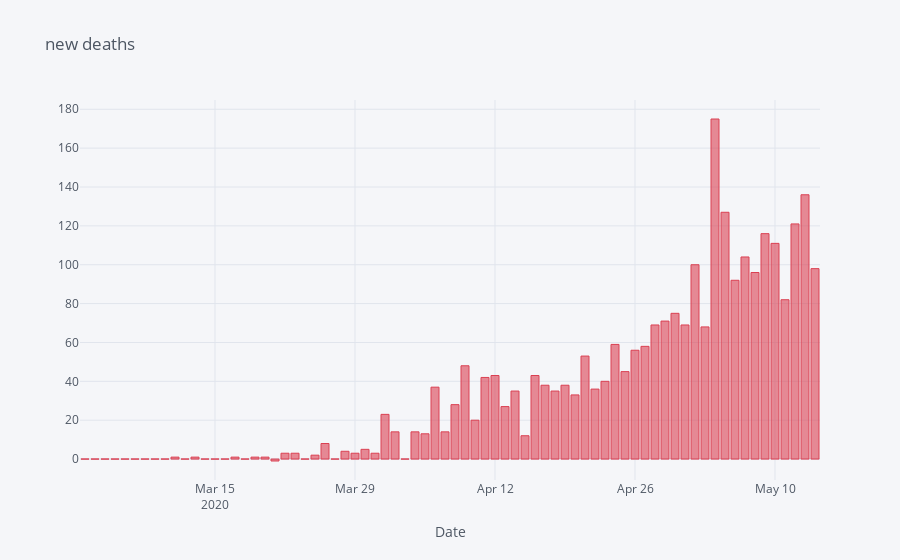

The cell this chart's notebook holds for it:
### Code cell
india_covid.iloc[40:].iplot(x = 'Date', y = 'new_deaths', kind= 'bar', xTitle='Date', title = 'new deaths', color = 'red')

### Figure 1 — Plotly figure (JSON) as saved in the notebook; plotly's stock layout.template omitted (floating-point values rounded to 4 significant figures)
{"data": [{"marker": {"color": "rgba(219, 64, 82, 0.6)", "line": {"color": "rgba(219, 64, 82, 1.0)", "width": 1}}, "name": "new_deaths", "orientation": "v", "text": "", "type": "bar", "x": ["2020-03-02", "2020-03-03", "2020-03-04", "2020-03-05", "2020-03-06", "2020-03-07", "2020-03-08", "2020-03-09", "2020-03-10", "2020-03-11", "2020-03-12", "2020-03-13", "2020-03-14", "2020-03-15", "2020-03-16", "2020-03-17", "2020-03-18", "2020-03-19", "2020-03-20", "2020-03-21", "2020-03-22", "2020-03-23", "2020-03-24", "2020-03-25", "2020-03-26", "2020-03-27", "2020-03-28", "2020-03-29", "2020-03-30", "2020-03-31", "2020-04-01", "2020-04-02", "2020-04-03", "2020-04-04", "2020-04-05", "2020-04-06", "2020-04-07", "2020-04-08", "2020-04-09", "2020-04-10", "2020-04-11", "2020-04-12", "2020-04-13", "2020-04-14", "2020-04-15", "2020-04-16", "2020-04-17", "2020-04-18", "2020-04-19", "2020-04-20", "2020-04-21", "2020-04-22", "2020-04-23", "2020-04-24", "2020-04-25", "2020-04-26", "2020-04-27", "2020-04-28", "2020-04-29", "2020-04-30", "2020-05-01", "2020-05-02", "2020-05-03", "2020-05-04", "2020-05-05", "2020-05-06", "2020-05-07", "2020-05-08", "2020-05-09", "2020-05-10", "2020-05-11", "2020-05-12", "2020-05-13", "2020-05-14"], "y": [0, 0, 0, 0, 0, 0, 0, 0, 0, 1, 0, 1, 0, 0, 0, 1, 0, 1, 1, -1, 3, 3, 0, 2, 8, 0, 4, 3, 5, 3, 23, 14, 0, 14, 13, 37, 14, 28, 48, 20, 42, 43, 27, 35, 12, 43, 38, 35, 38, 33, 53, 36, 40, 59, 45, 56, 58, 69, 71, 75, 69, 100, 68, 175, 127, 92, 104, 96, 116, 111, 82, 121, 136, 98]}], "layout": {"legend": {"bgcolor": "#F5F6F9", "font": {"color": "#4D5663"}}, "paper_bgcolor": "#F5F6F9", "plot_bgcolor": "#F5F6F9", "title": {"font": {"color": "#4D5663"}, "text": "new deaths"}, "xaxis": {"gridcolor": "#E1E5ED", "showgrid": true, "tickfont": {"color": "#4D5663"}, "title": {"font": {"color": "#4D5663"}, "text": "Date"}, "zerolinecolor": "#E1E5ED"}, "yaxis": {"gridcolor": "#E1E5ED", "showgrid": true, "tickfont": {"color": "#4D5663"}, "title": {"font": {"color": "#4D5663"}, "text": ""}, "zerolinecolor": "#E1E5ED"}}}
